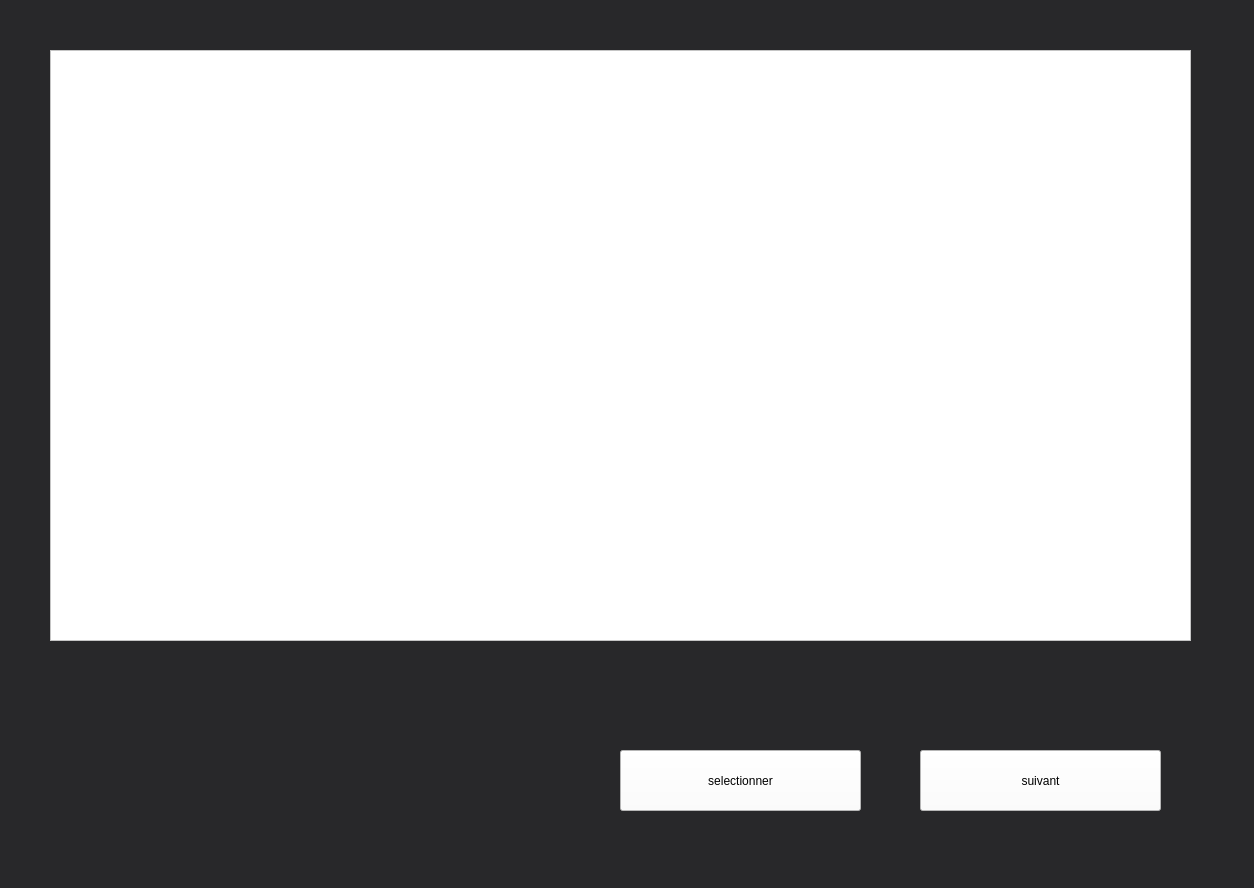
<?xml version="1.0" encoding="UTF-8"?>
<ui version="4.0">
 <class>MainWindow</class>
 <widget class="QMainWindow" name="MainWindow">
  <property name="geometry">
   <rect>
    <x>0</x>
    <y>0</y>
    <width>1254</width>
    <height>888</height>
   </rect>
  </property>
  <property name="minimumSize">
   <size>
    <width>0</width>
    <height>0</height>
   </size>
  </property>
  <property name="cursor">
   <cursorShape>PointingHandCursor</cursorShape>
  </property>
  <property name="windowTitle">
   <string>MainWindow</string>
  </property>
  <property name="styleSheet">
   <string notr="true">background-color: rgb(40, 40, 42);</string>
  </property>
  <widget class="QWidget" name="centralwidget">
   <widget class="QPushButton" name="pushButton">
    <property name="geometry">
     <rect>
      <x>620</x>
      <y>750</y>
      <width>241</width>
      <height>61</height>
     </rect>
    </property>
    <property name="styleSheet">
     <string notr="true">background-color: rgb(255, 255, 255);
font: 24pt &quot;Roboto&quot;;</string>
    </property>
    <property name="text">
     <string>selectionner</string>
    </property>
   </widget>
   <widget class="QPushButton" name="pushButton_2">
    <property name="geometry">
     <rect>
      <x>920</x>
      <y>750</y>
      <width>241</width>
      <height>61</height>
     </rect>
    </property>
    <property name="styleSheet">
     <string notr="true">background-color: rgb(255, 255, 255);
font: 24pt &quot;Roboto&quot;;</string>
    </property>
    <property name="text">
     <string>suivant</string>
    </property>
   </widget>
   <widget class="QTableWidget" name="tableWidget">
    <property name="geometry">
     <rect>
      <x>50</x>
      <y>50</y>
      <width>1141</width>
      <height>591</height>
     </rect>
    </property>
    <property name="styleSheet">
     <string notr="true">background-color: rgb(255, 255, 255);</string>
    </property>
   </widget>
  </widget>
  <widget class="QMenuBar" name="menubar">
   <property name="geometry">
    <rect>
     <x>0</x>
     <y>0</y>
     <width>1254</width>
     <height>26</height>
    </rect>
   </property>
  </widget>
  <widget class="QStatusBar" name="statusbar"/>
 </widget>
 <resources/>
 <connections/>
</ui>
